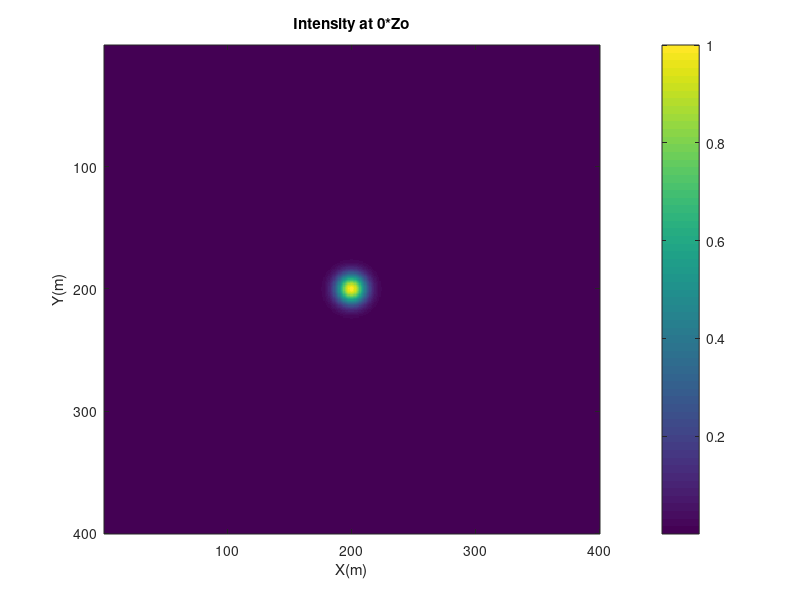
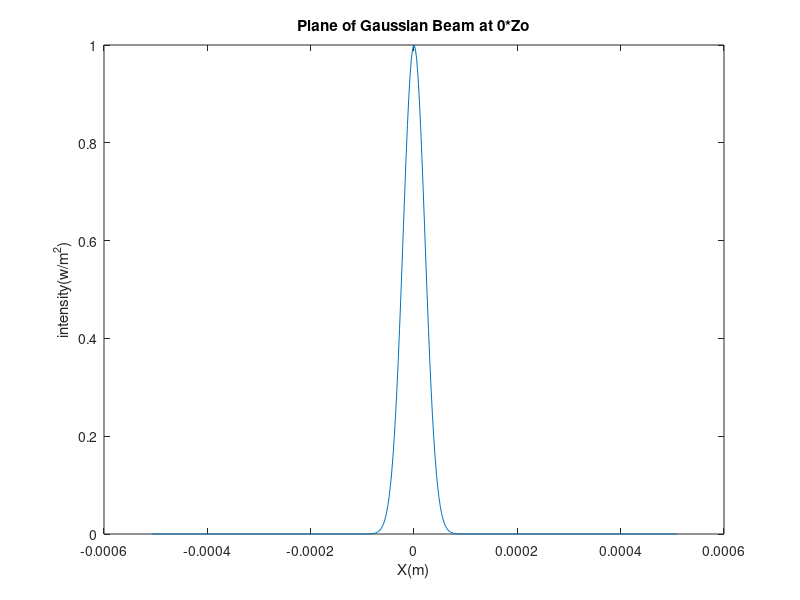
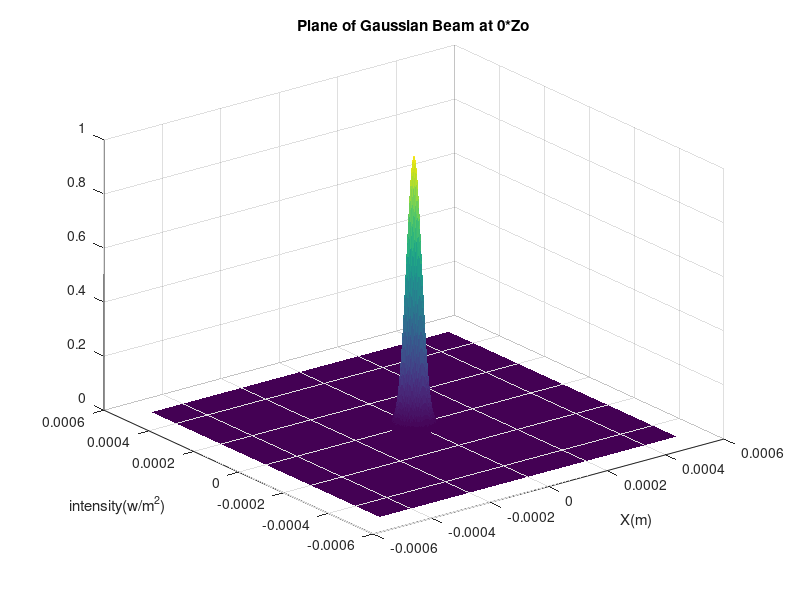
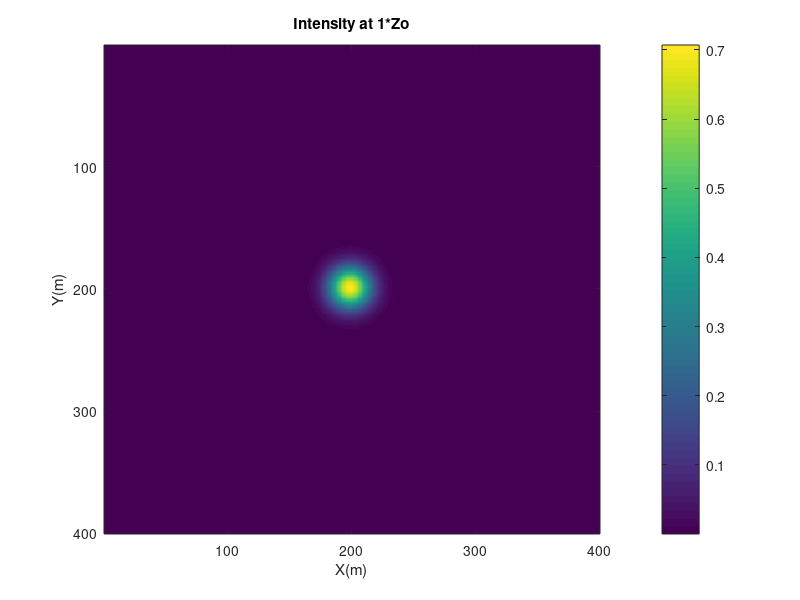

Write the MATLAB code that produced these figures, in order.
clc ;
clear ;
close all ;
Lamda = 3.6*10^(-6) ;
k=2*pi/Lamda ;
Wo = 30*10^(-6) ;
dx = (sqrt(2)*pi)/k ;
Axis_limit = 200*dx ;
x_axis = -Axis_limit+dx:dx:Axis_limit ;
y_axis = x_axis ;
[X,Y] = meshgrid(x_axis,y_axis) ;
U_r=exp(-(X.^2+Y.^2)/Wo^2) ;

%% System in spatial frequency domain using spatial Fourier transform
U_kxky = fftshift(fft2(U_r)) ;
dkx = pi/Axis_limit ;
Kx = 2*pi/dx ;
Kx_axis = -Kx/2+dkx:dkx:Kx/2 ;
Ky_axis = Kx_axis ;
[KXX,KYY] = meshgrid(Kx_axis,Ky_axis) ;
Kz = k-((KXX.^2+KYY.^2)/(2*k)) ;

%% propagation a certain z (0,Zo,2Zo)
Zo=pi*(Wo.^2)/Lamda;

for n=0:1:2
Uz_kxky = U_kxky.* exp(-1.*1i.*Kz.*Zo.*n) ;
Uz_r = ifft2(ifftshift(Uz_kxky)) ;
if n==2 
    Uz_2Zo = Uz_r ;
end
I = abs(Uz_r(200,:)) ;
Io = 1/754 ;

figure ()
imagesc(abs(Uz_r)) ;
colorbar ;
xlabel('X(m)') ;
ylabel('Y(m)') ;
title(['Intensity at ' num2str(n) '*Zo']) ;

%2d
figure ;
plot(x_axis,I) ;
xlabel('X(m)') ;
ylabel('intensity(w/m^2)');
title(['Plane of Gaussian Beam at ' num2str(n) '*Zo']);

%3d
figure ;
surf(X,Y,abs(Uz_r), 'EdgeColor', 'none');
xlabel('X(m)') ;
ylabel('intensity(w/m^2)');
title(['Plane of Gaussian Beam at ' num2str(n) '*Zo']);
end

f = 0.5 * Zo ;
T_r = exp(1i*(k/(2*f))*(X.^2 + Y.^2));
%% After Lens
f = 0.5 * Zo;
Uout_r = Uz_2Zo.*T_r;
Uout_kxky = fftshift(fft2(Uout_r));

%% Transmitting through lens at different distances (0.5f, f, 2f)
for n = [0.5, 1, 2]
    UoutZ_kxky = Uout_kxky .* exp(-1i * Kz * n * f);
    UoutZ_r = ifft2(ifftshift(UoutZ_kxky));
    LENS = abs(UoutZ_r);
    
    % Plotting intensity profile after lens
    %2d
    figure;
    plot(x_axis, LENS(200, :));
    xlabel('X(m)');
    ylabel('Intensity(w/m^2)');
    title(['Plane of Gaussian Beam transmitted from Lens at ' num2str(n) ' f']);
    
    %3d
    figure ;
    surf(X,Y,LENS, 'EdgeColor', 'none');
    xlabel('X(m)') ;
    ylabel('intensity(w/m^2)');
    title(['Plane of Gaussian Beam transmitted from Lens at ' num2str(n) ' f']);
    figure ()
    imagesc(abs(UoutZ_r)) ;
    colorbar ;
    xlabel('X(m)') ;
    ylabel('Y(m)') ;
    title(['Intensity at ' num2str(n) 'f']) 

end